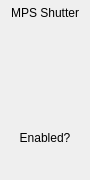
  <widget class="PyDMFrame" name="PyDMFrame_10">
   <property name="geometry">
    <rect>
     <x>380</x>
     <y>20</y>
     <width>90</width>
     <height>180</height>
    </rect>
   </property>
   <property name="toolTip">
    <string/>
   </property>
   <property name="alarmSensitiveBorder" stdset="0">
    <bool>true</bool>
   </property>
   <property name="channel" stdset="0">
    <string>IOC:BSY0:MP01:MSHUTCTL</string>
   </property>
   <widget class="QLabel" name="label_23">
    <property name="geometry">
     <rect>
      <x>0</x>
      <y>5</y>
      <width>90</width>
      <height>15</height>
     </rect>
    </property>
    <property name="styleSheet">
     <string notr="true">background-color: rgba(255, 255, 255, 0);</string>
    </property>
    <property name="text">
     <string>MPS Shutter</string>
    </property>
    <property name="alignment">
     <set>Qt::AlignCenter</set>
    </property>
   </widget>
   <widget class="PyDMLabel" name="PyDMLabel_14">
    <property name="geometry">
     <rect>
      <x>10</x>
      <y>100</y>
      <width>70</width>
      <height>24</height>
     </rect>
    </property>
    <property name="toolTip">
     <string/>
    </property>
    <property name="alignment">
     <set>Qt::AlignCenter</set>
    </property>
    <property name="alarmSensitiveContent" stdset="0">
     <bool>true</bool>
    </property>
    <property name="channel" stdset="0">
     <string>IOC:BSY0:MP01:MS_RATE</string>
    </property>
   </widget>
   <widget class="PyDMEnumButton" name="PyDMEnumButton_2">
    <property name="geometry">
     <rect>
      <x>10</x>
      <y>135</y>
      <width>70</width>
      <height>50</height>
     </rect>
    </property>
    <property name="toolTip">
     <string/>
    </property>
    <property name="styleSheet">
     <string notr="true">background-color: rgba(255, 255, 255, 0);</string>
    </property>
    <property name="channel" stdset="0">
     <string>IOC:BSY0:MP01:MSHUTCTL</string>
    </property>
    <property name="orientation" stdset="0">
     <enum>Qt::Horizontal</enum>
    </property>
   </widget>
   <widget class="QLabel" name="label_29">
    <property name="geometry">
     <rect>
      <x>10</x>
      <y>130</y>
      <width>70</width>
      <height>15</height>
     </rect>
    </property>
    <property name="text">
     <string>Enabled?</string>
    </property>
    <property name="alignment">
     <set>Qt::AlignCenter</set>
    </property>
   </widget>
  </widget>
